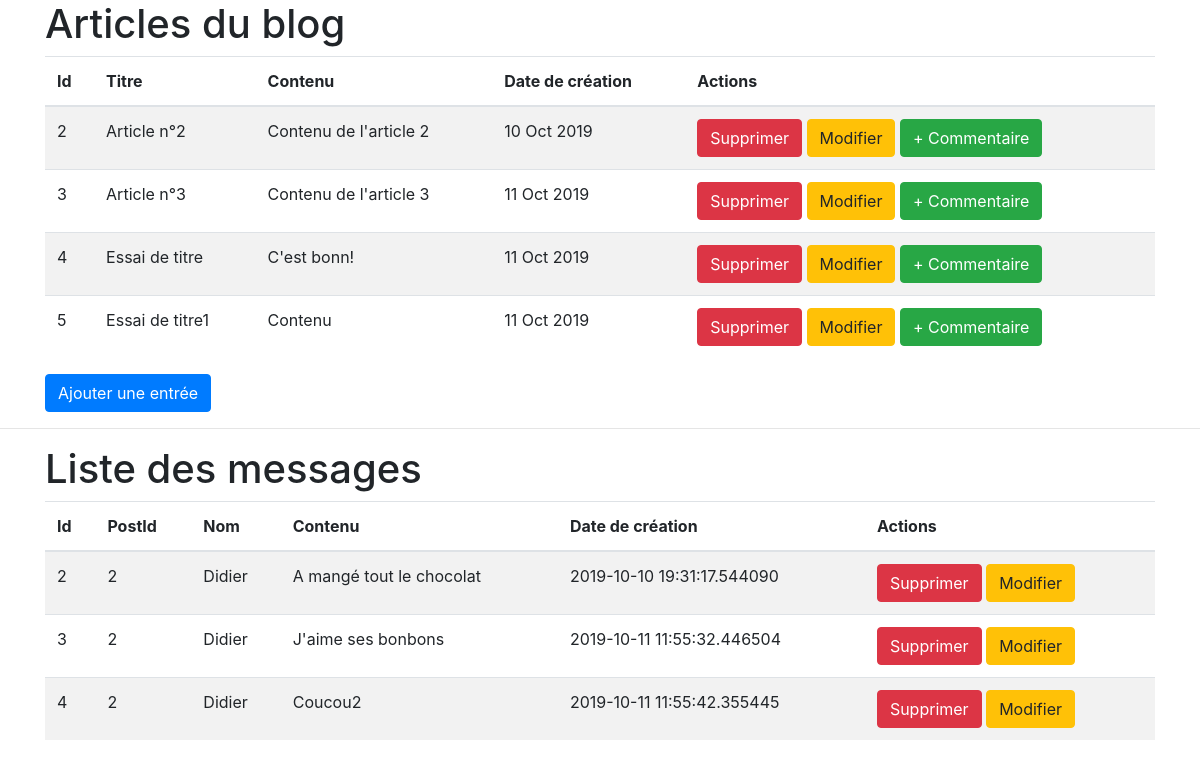
Page /blog on the committed database.
### classes/post.py (models this page shows, shortened)
class Post(db.Model):
    id = db.Column(db.Integer, primary_key=True)
    title = db.Column(db.String(80), nullable=False)
    content = db.Column(db.String(120), nullable=False)
    created_at = db.Column(db.DateTime, nullable=False,default=datetime.utcnow)
    comments = db.relationship(Comment, backref='Post', lazy=True,passive_deletes=True)

### classes/comment.py (models this page shows, shortened)
class Comment(db.Model):
    post_id = db.Column(db.Integer, db.ForeignKey('post.id', ondelete='CASCADE'), nullable=False)
    id = db.Column(db.Integer, primary_key=True,nullable=False)
    name = db.Column(db.String(80), nullable=False)
    content = db.Column(db.String(120), nullable=False)
    created_at = db.Column(db.DateTime, nullable=False,default=datetime.utcnow)

### app.py (the view)
@app.route('/blog')
def blog():
    posts = Post.query.all()
    comments = Comment.query.all()
    return render_template('blog.html', posts=posts, comments=comments)

### blueprints/auth_blueprint.py (called while the page is built)
@bp_auth.before_app_request
def load_logged_in_user():
    user_id=session.get('user_id')
    if user_id is None:
        g.user=None
    else:
        g.user=User.query.filter_by(id=user_id).first()

### templates/blog.html (shortened to what this page needs)
<!DOCTYPE html>
<html lang="en">
<head>
     <link rel="stylesheet" href="https://stackpath.bootstrapcdn.com/bootstrap/4.3.1/css/bootstrap.min.css"
>
</head>
<body>
<div class="container">
    <h1 class="expanded">Articles du blog</h1>
    <table class="table table-striped">
        <thead>
        <tr>
            <th scope="col-lg">Id</th>
            <th scope="col-lg">Titre</th>
            <th scope="col-lg">Contenu</th>
            <th scope="col-lg">Date de création</th>
            <th scope="col-lg">Actions</th>
        </tr>
        </thead>
        <tbody>
        {% for item in posts %}
            <tr>
                <td>{{ item.id }}</td>
                <td>{{ item.title }}</td>
                <td>{{ item.content }}</td>
                <td>{{ item.created_at.strftime('%d %b %Y') }}</td>
                <td>
                    <a class="btn btn-danger" href="blog/post/delete/{{ item.id }}">Supprimer</a>
                    <a class="btn btn-warning" href="blog/post/edit/{{ item.id }}">Modifier</a>
                    <a class="btn btn-success" href="/blog/comment/add/{{ item.id }}">+ Commentaire</a>
                </td>
            </tr>
        {% endfor %}
        </tbody>
    </table>
    <a class="btn btn-primary" href="/blog/post/add">Ajouter une entrée</a>
</div>
<hr>
<div class="container">
    <h1>Liste des messages</h1>
    <table class="table table-striped">
        <thead>
        <tr>
            <th scope="col-lg">Id</th>
            <th scope="col-lg">PostId</th>
            <th scope="col-lg">Nom</th>
            <th scope="col-lg">Contenu</th>
            <th scope="col-lg">Date de création</th>
            <th scope="col-lg">Actions</th>
        </tr>
        </thead>
        <tbody>
        {% for item in comments %}
            <tr>
                <td>{{ item.id }}</td>
                <td>{{ item.post_id }}</td>
                <td>{{ item.name }}</td>
                <td>{{ item.content }}</td>
                <td>{{ item.created_at }}</td>
                <td>
                    <a class="btn btn-danger" href="blog/comment/delete/{{ item.id }}">Supprimer</a>
                    <a class="btn btn-warning" href="blog/comment/edit/{{ item.id }}">Modifier</a>
                </td>
            </tr>
        {% endfor %}
        </tbody>
    </table>
</div>
</body>
</html>

### rows in the picture
Post: id "2", title "Article n°2", content "Contenu de l'article 2", created_at "10 Oct 2019"
Post: id "3", title "Article n°3", content "Contenu de l'article 3", created_at "11 Oct 2019"
Post: id "4", title "Essai de titre", content "C'est bonn!", created_at "11 Oct 2019"
Post: id "5", title "Essai de titre1", content "Contenu", created_at "11 Oct 2019"
Comment: id "2", post_id "2", name "Didier", content "A mangé tout le chocolat", created_at "2019-10-10 19:31:17.544090"
Comment: id "3", post_id "2", name "Didier", content "J'aime ses bonbons", created_at "2019-10-11 11:55:32.446504"
Comment: id "4", post_id "2", name "Didier", content "Coucou2", created_at "2019-10-11 11:55:42.355445"
